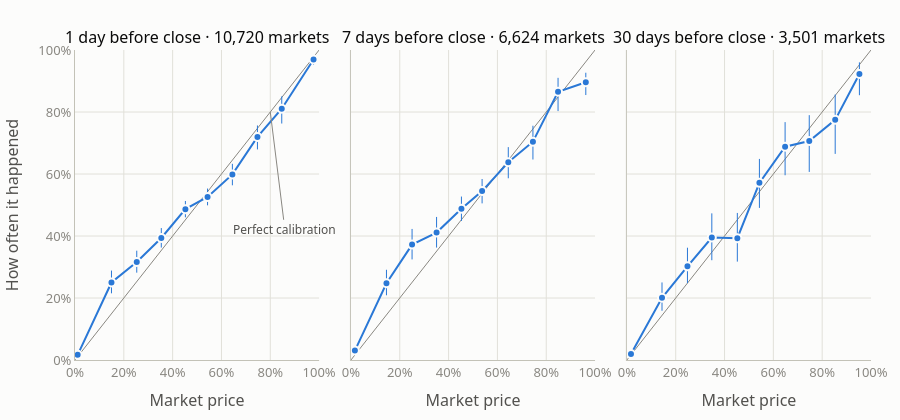

The notebook cell this image was saved under:
### Markdown cell above
## 1. The calibration curves

### Code cell
table = calibration_table(data)
calibration_figure(table).show()

### Figure 1 — Plotly figure (JSON) as saved in the notebook; plotly's stock layout.template omitted (floating-point values rounded to 4 significant figures)
{"data": [{"hoverinfo": "skip", "line": {"color": "#898781", "width": 1}, "mode": "lines", "showlegend": false, "type": "scatter", "x": [0, 1], "xaxis": "x", "y": [0, 1], "yaxis": "y"}, {"customdata": [["0–10%", 3721, 0.01302, 0.0213], ["10–20%", 532, 0.2151, 0.2885], ["20–30%", 658, 0.2817, 0.3526], ["30–40%", 922, 0.3627, 0.4256], ["40–50%", 1379, 0.4603, 0.513], ["50–60%", 1304, 0.4989, 0.5531], ["60–70%", 765, 0.5635, 0.6329], ["70–80%", 517, 0.6793, 0.7565], ["80–90%", 306, 0.7628, 0.8504], ["90–100%", 616, 0.9523, 0.9802]], "error_y": {"array": [0.004639, 0.0385, 0.03651, 0.03192, 0.02638, 0.02699, 0.03416, 0.037, 0.03996, 0.01101], "arrayminus": [0.003642, 0.03492, 0.03437, 0.03103, 0.02631, 0.02714, 0.03514, 0.04023, 0.04766, 0.01683], "color": "#2a78d6", "symmetric": false, "thickness": 1, "type": "data", "width": 0}, "hovertemplate": "Priced %{customdata[0]} (%{customdata[1]:,} markets)<br>Average price: %{x:.1%}<br>Happened: %{y:.1%} (95% CI %{customdata[2]:.1%}–%{customdata[3]:.1%})<extra></extra>", "line": {"color": "#2a78d6", "width": 2}, "marker": {"color": "#2a78d6", "line": {"color": "#fcfcfb", "width": 2}, "size": 8}, "mode": "lines+markers", "showlegend": false, "type": "scatter", "x": [0.01088, 0.1494, 0.253, 0.3536, 0.4523, 0.5431, 0.6447, 0.7474, 0.8469, 0.9772], "xaxis": "x", "y": [0.01666, 0.25, 0.3161, 0.3937, 0.4866, 0.5261, 0.5987, 0.7195, 0.8105, 0.9692], "yaxis": "y"}, {"hoverinfo": "skip", "line": {"color": "#898781", "width": 1}, "mode": "lines", "showlegend": false, "type": "scatter", "x": [0, 1], "xaxis": "x2", "y": [0, 1], "yaxis": "y2"}, {"customdata": [["0–10%", 3181, 0.02506, 0.03706], ["10–20%", 420, 0.2088, 0.2911], ["20–30%", 368, 0.3244, 0.4228], ["30–40%", 377, 0.3626, 0.4615], ["40–50%", 615, 0.4485, 0.5273], ["50–60%", 613, 0.5053, 0.5839], ["60–70%", 348, 0.5862, 0.6867], ["70–80%", 267, 0.6468, 0.7557], ["80–90%", 156, 0.803, 0.9102], ["90–100%", 279, 0.8547, 0.9266]], "error_y": {"array": [0.006565, 0.04344, 0.05047, 0.05032, 0.03946, 0.03902, 0.04874, 0.05154, 0.04486, 0.03059], "arrayminus": [0.005432, 0.03887, 0.04783, 0.04853, 0.03931, 0.03958, 0.05175, 0.05733, 0.06242, 0.04135], "color": "#2a78d6", "symmetric": false, "thickness": 1, "type": "data", "width": 0}, "hovertemplate": "Priced %{customdata[0]} (%{customdata[1]:,} markets)<br>Average price: %{x:.1%}<br>Happened: %{y:.1%} (95% CI %{customdata[2]:.1%}–%{customdata[3]:.1%})<extra></extra>", "line": {"color": "#2a78d6", "width": 2}, "marker": {"color": "#2a78d6", "line": {"color": "#fcfcfb", "width": 2}, "size": 8}, "mode": "lines+markers", "showlegend": false, "type": "scatter", "x": [0.01616, 0.1455, 0.2504, 0.3508, 0.4526, 0.5373, 0.6446, 0.7455, 0.8484, 0.9621], "xaxis": "x2", "y": [0.03049, 0.2476, 0.3723, 0.4111, 0.4878, 0.5449, 0.6379, 0.7041, 0.8654, 0.8961], "yaxis": "y2"}, {"hoverinfo": "skip", "line": {"color": "#898781", "width": 1}, "mode": "lines", "showlegend": false, "type": "scatter", "x": [0, 1], "xaxis": "x3", "y": [0, 1], "yaxis": "y3"}, {"customdata": [["0–10%", 2138, 0.01417, 0.02591], ["10–20%", 294, 0.1589, 0.2502], ["20–30%", 245, 0.248, 0.3622], ["30–40%", 157, 0.3218, 0.473], ["40–50%", 145, 0.3173, 0.4744], ["50–60%", 147, 0.4906, 0.6486], ["60–70%", 109, 0.596, 0.7674], ["70–80%", 92, 0.6067, 0.7898], ["80–90%", 71, 0.6648, 0.8563], ["90–100%", 103, 0.8542, 0.9601]], "error_y": {"array": [0.006734, 0.04951, 0.06019, 0.0781, 0.08128, 0.07718, 0.07932, 0.08326, 0.08161, 0.03779], "arrayminus": [0.00501, 0.04179, 0.05407, 0.07308, 0.07576, 0.08081, 0.09212, 0.09982, 0.1098, 0.06816], "color": "#2a78d6", "symmetric": false, "thickness": 1, "type": "data", "width": 0}, "hovertemplate": "Priced %{customdata[0]} (%{customdata[1]:,} markets)<br>Average price: %{x:.1%}<br>Happened: %{y:.1%} (95% CI %{customdata[2]:.1%}–%{customdata[3]:.1%})<extra></extra>", "line": {"color": "#2a78d6", "width": 2}, "marker": {"color": "#2a78d6", "line": {"color": "#fcfcfb", "width": 2}, "size": 8}, "mode": "lines+markers", "showlegend": false, "type": "scatter", "x": [0.01676, 0.1438, 0.2481, 0.3479, 0.4524, 0.5429, 0.6481, 0.7471, 0.8533, 0.9525], "xaxis": "x3", "y": [0.01918, 0.2007, 0.302, 0.3949, 0.3931, 0.5714, 0.6881, 0.7065, 0.7746, 0.9223], "yaxis": "y3"}], "layout": {"annotations": [{"font": {"size": 16}, "showarrow": false, "text": "1 day before close · 10,720 markets", "x": 0.1533, "xanchor": "center", "xref": "paper", "y": 1.0, "yanchor": "bottom", "yref": "paper"}, {"font": {"size": 16}, "showarrow": false, "text": "7 days before close · 6,624 markets", "x": 0.5, "xanchor": "center", "xref": "paper", "y": 1.0, "yanchor": "bottom", "yref": "paper"}, {"font": {"size": 16}, "showarrow": false, "text": "30 days before close · 3,501 markets", "x": 0.8467, "xanchor": "center", "xref": "paper", "y": 1.0, "yanchor": "bottom", "yref": "paper"}, {"arrowcolor": "#898781", "arrowhead": 0, "arrowwidth": 1, "ax": 0.86, "axref": "x", "ay": 0.42, "ayref": "y", "font": {"color": "#52514e", "size": 12}, "showarrow": true, "text": "Perfect calibration", "x": 0.8, "xref": "x", "y": 0.8, "yref": "y"}], "font": {"color": "#0b0b0b", "family": "system-ui, -apple-system, Segoe UI, sans-serif", "size": 13}, "height": 420, "hoverlabel": {"bgcolor": "white", "font": {"color": "#0b0b0b"}}, "margin": {"b": 60, "l": 70, "r": 20, "t": 50}, "paper_bgcolor": "#fcfcfb", "plot_bgcolor": "#fcfcfb", "xaxis": {"anchor": "y", "domain": [0.0, 0.3067], "dtick": 0.2, "gridcolor": "#e1e0d9", "gridwidth": 1, "linecolor": "#c3c2b7", "range": [0, 1], "showline": true, "tickfont": {"color": "#898781"}, "tickformat": ".0%", "ticks": "", "title": {"font": {"color": "#52514e"}, "text": "Market price"}, "zeroline": false}, "xaxis2": {"anchor": "y2", "domain": [0.3467, 0.6533], "dtick": 0.2, "gridcolor": "#e1e0d9", "gridwidth": 1, "linecolor": "#c3c2b7", "range": [0, 1], "showline": true, "tickfont": {"color": "#898781"}, "tickformat": ".0%", "ticks": "", "title": {"font": {"color": "#52514e"}, "text": "Market price"}, "zeroline": false}, "xaxis3": {"anchor": "y3", "domain": [0.6933, 1.0], "dtick": 0.2, "gridcolor": "#e1e0d9", "gridwidth": 1, "linecolor": "#c3c2b7", "range": [0, 1], "showline": true, "tickfont": {"color": "#898781"}, "tickformat": ".0%", "ticks": "", "title": {"font": {"color": "#52514e"}, "text": "Market price"}, "zeroline": false}, "yaxis": {"anchor": "x", "domain": [0.0, 1.0], "dtick": 0.2, "gridcolor": "#e1e0d9", "gridwidth": 1, "linecolor": "#c3c2b7", "range": [0, 1], "showline": true, "tickfont": {"color": "#898781"}, "tickformat": ".0%", "ticks": "", "title": {"font": {"color": "#52514e"}, "text": "How often it happened"}, "zeroline": false}, "yaxis2": {"anchor": "x2", "domain": [0.0, 1.0], "dtick": 0.2, "gridcolor": "#e1e0d9", "gridwidth": 1, "linecolor": "#c3c2b7", "matches": "y", "range": [0, 1], "showline": true, "showticklabels": false, "tickfont": {"color": "#898781"}, "tickformat": ".0%", "ticks": "", "zeroline": false}, "yaxis3": {"anchor": "x3", "domain": [0.0, 1.0], "dtick": 0.2, "gridcolor": "#e1e0d9", "gridwidth": 1, "linecolor": "#c3c2b7", "matches": "y", "range": [0, 1], "showline": true, "showticklabels": false, "tickfont": {"color": "#898781"}, "tickformat": ".0%", "ticks": "", "zeroline": false}}}
